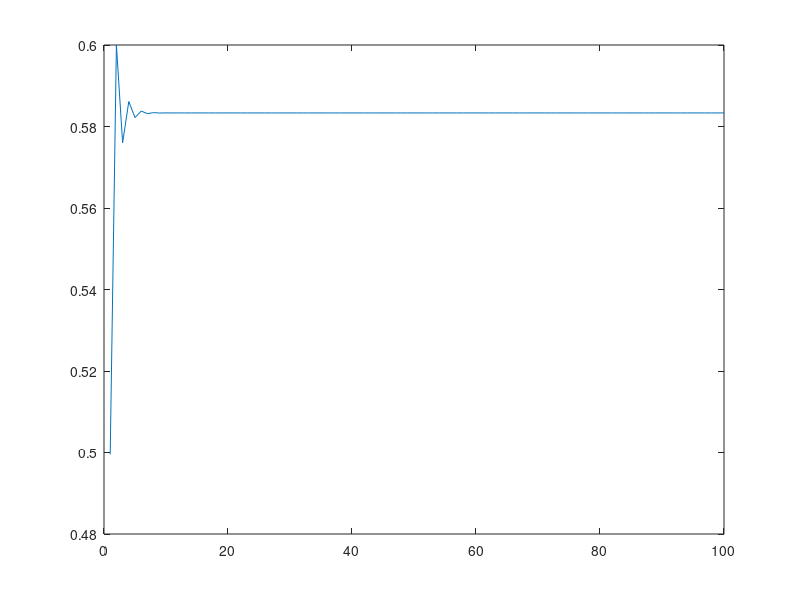

Write MATLAB code to recreate this figure.
clear
r=2.4;
x1=rand;
for i=1:100      
    x2=r*x1*(1-x1);    
    x1=x2;
    X(i)=x2;
    
end
s=1:100;
plot(s,X)